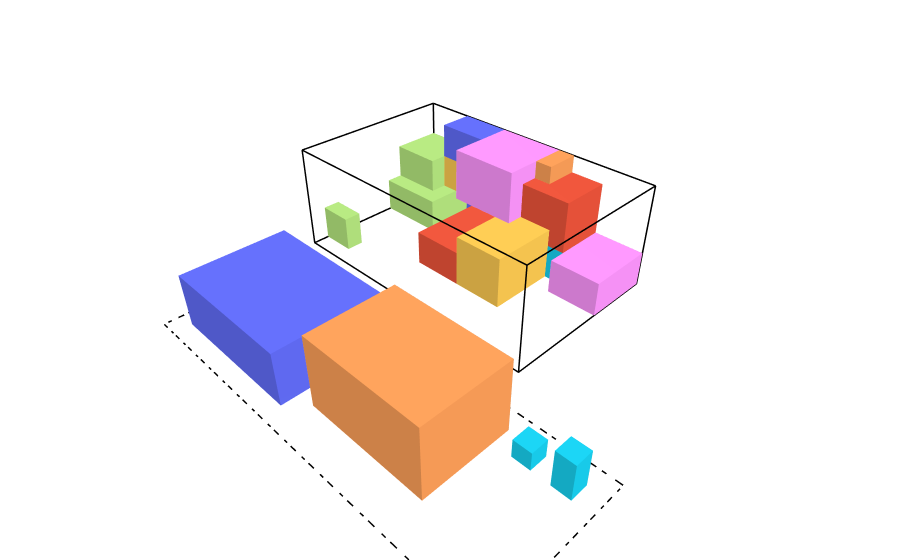

The cell this chart's notebook holds for it:
### Markdown cell above
Berikut hasil penyelesaiannya serta visualisasinya.

### Code cell
print(result_2)
draw_state(result_2.final_state)

### Figure 1 — Plotly figure (JSON) as saved in the notebook; plotly's stock layout.template omitted (floating-point values rounded to 4 significant figures)
{"data": [{"hovertemplate": "%{hovertext}<extra></extra>", "hovertext": ["<b>ID:</b> T1<br><b>Size:</b> 10x16x6<br><b>Max_Capacity:</b> 250<br>", "<b>ID:</b> T1<br><b>Size:</b> 10x16x6<br><b>Max_Capacity:</b> 250<br>", "<b>ID:</b> T1<br><b>Size:</b> 10x16x6<br><b>Max_Capacity:</b> 250<br>", "<b>ID:</b> T1<br><b>Size:</b> 10x16x6<br><b>Max_Capacity:</b> 250<br>", "<b>ID:</b> T1<br><b>Size:</b> 10x16x6<br><b>Max_Capacity:</b> 250<br>", "<b>ID:</b> T1<br><b>Size:</b> 10x16x6<br><b>Max_Capacity:</b> 250<br>", "<b>ID:</b> T1<br><b>Size:</b> 10x16x6<br><b>Max_Capacity:</b> 250<br>", "<b>ID:</b> T1<br><b>Size:</b> 10x16x6<br><b>Max_Capacity:</b> 250<br>", "<b>ID:</b> T1<br><b>Size:</b> 10x16x6<br><b>Max_Capacity:</b> 250<br>", "<b>ID:</b> T1<br><b>Size:</b> 10x16x6<br><b>Max_Capacity:</b> 250<br>", "<b>ID:</b> T1<br><b>Size:</b> 10x16x6<br><b>Max_Capacity:</b> 250<br>", "<b>ID:</b> T1<br><b>Size:</b> 10x16x6<br><b>Max_Capacity:</b> 250<br>", "<b>ID:</b> T1<br><b>Size:</b> 10x16x6<br><b>Max_Capacity:</b> 250<br>", "<b>ID:</b> T1<br><b>Size:</b> 10x16x6<br><b>Max_Capacity:</b> 250<br>", "<b>ID:</b> T1<br><b>Size:</b> 10x16x6<br><b>Max_Capacity:</b> 250<br>", "<b>ID:</b> T1<br><b>Size:</b> 10x16x6<br><b>Max_Capacity:</b> 250<br>", "<b>ID:</b> T1<br><b>Size:</b> 10x16x6<br><b>Max_Capacity:</b> 250<br>", "<b>ID:</b> T1<br><b>Size:</b> 10x16x6<br><b>Max_Capacity:</b> 250<br>", "<b>ID:</b> T1<br><b>Size:</b> 10x16x6<br><b>Max_Capacity:</b> 250<br>", "<b>ID:</b> T1<br><b>Size:</b> 10x16x6<br><b>Max_Capacity:</b> 250<br>", "<b>ID:</b> T1<br><b>Size:</b> 10x16x6<br><b>Max_Capacity:</b> 250<br>", "<b>ID:</b> T1<br><b>Size:</b> 10x16x6<br><b>Max_Capacity:</b> 250<br>", "<b>ID:</b> T1<br><b>Size:</b> 10x16x6<br><b>Max_Capacity:</b> 250<br>", "<b>ID:</b> T1<br><b>Size:</b> 10x16x6<br><b>Max_Capacity:</b> 250<br>"], "line": {"color": "black", "width": 3}, "mode": "lines", "name": "Truck T1", "showlegend": false, "type": "scatter3d", "x": [0, 10, 10, 0, 0, null, 0, 10, 10, 0, 0, null, 0, 0, null, 10, 10, null, 10, 10, null, 0, 0, null], "y": [0, 0, 16, 16, 0, null, 0, 0, 16, 16, 0, null, 0, 0, null, 0, 0, null, 16, 16, null, 16, 16, null], "z": [0, 0, 0, 0, 0, null, 6, 6, 6, 6, 6, null, 0, 6, null, 0, 6, null, 0, 6, null, 0, 6, null]}, {"alphahull": 0, "color": "#FECB52", "flatshading": true, "hovertemplate": "%{hovertext}<extra></extra>", "hovertext": ["<b>ID:</b> A1<br><b>Position:</b> (0, 3, 2)<br><b>Size:</b> 2x2x2<br><b>Value:</b> 90<br><b>Weight:</b> 8<br><b>Is_Fragile:</b> False<br><b>ETA:</b> 1", "<b>ID:</b> A1<br><b>Position:</b> (0, 3, 2)<br><b>Size:</b> 2x2x2<br><b>Value:</b> 90<br><b>Weight:</b> 8<br><b>Is_Fragile:</b> False<br><b>ETA:</b> 1", "<b>ID:</b> A1<br><b>Position:</b> (0, 3, 2)<br><b>Size:</b> 2x2x2<br><b>Value:</b> 90<br><b>Weight:</b> 8<br><b>Is_Fragile:</b> False<br><b>ETA:</b> 1", "<b>ID:</b> A1<br><b>Position:</b> (0, 3, 2)<br><b>Size:</b> 2x2x2<br><b>Value:</b> 90<br><b>Weight:</b> 8<br><b>Is_Fragile:</b> False<br><b>ETA:</b> 1", "<b>ID:</b> A1<br><b>Position:</b> (0, 3, 2)<br><b>Size:</b> 2x2x2<br><b>Value:</b> 90<br><b>Weight:</b> 8<br><b>Is_Fragile:</b> False<br><b>ETA:</b> 1", "<b>ID:</b> A1<br><b>Position:</b> (0, 3, 2)<br><b>Size:</b> 2x2x2<br><b>Value:</b> 90<br><b>Weight:</b> 8<br><b>Is_Fragile:</b> False<br><b>ETA:</b> 1", "<b>ID:</b> A1<br><b>Position:</b> (0, 3, 2)<br><b>Size:</b> 2x2x2<br><b>Value:</b> 90<br><b>Weight:</b> 8<br><b>Is_Fragile:</b> False<br><b>ETA:</b> 1", "<b>ID:</b> A1<br><b>Position:</b> (0, 3, 2)<br><b>Size:</b> 2x2x2<br><b>Value:</b> 90<br><b>Weight:</b> 8<br><b>Is_Fragile:</b> False<br><b>ETA:</b> 1"], "name": "Package A1", "opacity": 1, "showlegend": false, "type": "mesh3d", "x": [0, 2, 2, 0, 0, 2, 2, 0], "y": [3, 3, 5, 5, 3, 3, 5, 5], "z": [2, 2, 2, 2, 4, 4, 4, 4]}, {"alphahull": 0, "color": "#636EFA", "flatshading": true, "hovertemplate": "%{hovertext}<extra></extra>", "hovertext": ["<b>ID:</b> A2<br><b>Position:</b> (0, 3, 4)<br><b>Size:</b> 2x3x2<br><b>Value:</b> 85<br><b>Weight:</b> 10<br><b>Is_Fragile:</b> False<br><b>ETA:</b> 2", "<b>ID:</b> A2<br><b>Position:</b> (0, 3, 4)<br><b>Size:</b> 2x3x2<br><b>Value:</b> 85<br><b>Weight:</b> 10<br><b>Is_Fragile:</b> False<br><b>ETA:</b> 2", "<b>ID:</b> A2<br><b>Position:</b> (0, 3, 4)<br><b>Size:</b> 2x3x2<br><b>Value:</b> 85<br><b>Weight:</b> 10<br><b>Is_Fragile:</b> False<br><b>ETA:</b> 2", "<b>ID:</b> A2<br><b>Position:</b> (0, 3, 4)<br><b>Size:</b> 2x3x2<br><b>Value:</b> 85<br><b>Weight:</b> 10<br><b>Is_Fragile:</b> False<br><b>ETA:</b> 2", "<b>ID:</b> A2<br><b>Position:</b> (0, 3, 4)<br><b>Size:</b> 2x3x2<br><b>Value:</b> 85<br><b>Weight:</b> 10<br><b>Is_Fragile:</b> False<br><b>ETA:</b> 2", "<b>ID:</b> A2<br><b>Position:</b> (0, 3, 4)<br><b>Size:</b> 2x3x2<br><b>Value:</b> 85<br><b>Weight:</b> 10<br><b>Is_Fragile:</b> False<br><b>ETA:</b> 2", "<b>ID:</b> A2<br><b>Position:</b> (0, 3, 4)<br><b>Size:</b> 2x3x2<br><b>Value:</b> 85<br><b>Weight:</b> 10<br><b>Is_Fragile:</b> False<br><b>ETA:</b> 2", "<b>ID:</b> A2<br><b>Position:</b> (0, 3, 4)<br><b>Size:</b> 2x3x2<br><b>Value:</b> 85<br><b>Weight:</b> 10<br><b>Is_Fragile:</b> False<br><b>ETA:</b> 2"], "name": "Package A2", "opacity": 1, "showlegend": false, "type": "mesh3d", "x": [0, 2, 2, 0, 0, 2, 2, 0], "y": [3, 3, 6, 6, 3, 3, 6, 6], "z": [4, 4, 4, 4, 6, 6, 6, 6]}, {"alphahull": 0, "color": "#636EFA", "flatshading": true, "hovertemplate": "%{hovertext}<extra></extra>", "hovertext": ["<b>ID:</b> A3<br><b>Position:</b> (0, 4, 0)<br><b>Size:</b> 1x3x1<br><b>Value:</b> 70<br><b>Weight:</b> 5<br><b>Is_Fragile:</b> True<br><b>ETA:</b> 1", "<b>ID:</b> A3<br><b>Position:</b> (0, 4, 0)<br><b>Size:</b> 1x3x1<br><b>Value:</b> 70<br><b>Weight:</b> 5<br><b>Is_Fragile:</b> True<br><b>ETA:</b> 1", "<b>ID:</b> A3<br><b>Position:</b> (0, 4, 0)<br><b>Size:</b> 1x3x1<br><b>Value:</b> 70<br><b>Weight:</b> 5<br><b>Is_Fragile:</b> True<br><b>ETA:</b> 1", "<b>ID:</b> A3<br><b>Position:</b> (0, 4, 0)<br><b>Size:</b> 1x3x1<br><b>Value:</b> 70<br><b>Weight:</b> 5<br><b>Is_Fragile:</b> True<br><b>ETA:</b> 1", "<b>ID:</b> A3<br><b>Position:</b> (0, 4, 0)<br><b>Size:</b> 1x3x1<br><b>Value:</b> 70<br><b>Weight:</b> 5<br><b>Is_Fragile:</b> True<br><b>ETA:</b> 1", "<b>ID:</b> A3<br><b>Position:</b> (0, 4, 0)<br><b>Size:</b> 1x3x1<br><b>Value:</b> 70<br><b>Weight:</b> 5<br><b>Is_Fragile:</b> True<br><b>ETA:</b> 1", "<b>ID:</b> A3<br><b>Position:</b> (0, 4, 0)<br><b>Size:</b> 1x3x1<br><b>Value:</b> 70<br><b>Weight:</b> 5<br><b>Is_Fragile:</b> True<br><b>ETA:</b> 1", "<b>ID:</b> A3<br><b>Position:</b> (0, 4, 0)<br><b>Size:</b> 1x3x1<br><b>Value:</b> 70<br><b>Weight:</b> 5<br><b>Is_Fragile:</b> True<br><b>ETA:</b> 1"], "name": "Package A3", "opacity": 1, "showlegend": false, "type": "mesh3d", "x": [0, 1, 1, 0, 0, 1, 1, 0], "y": [4, 4, 7, 7, 4, 4, 7, 7], "z": [0, 0, 0, 0, 1, 1, 1, 1]}, {"alphahull": 0, "color": "#B6E880", "flatshading": true, "hovertemplate": "%{hovertext}<extra></extra>", "hovertext": ["<b>ID:</b> A4<br><b>Position:</b> (8, 0, 0)<br><b>Size:</b> 1x2x2<br><b>Value:</b> 65<br><b>Weight:</b> 6<br><b>Is_Fragile:</b> False<br><b>ETA:</b> 3", "<b>ID:</b> A4<br><b>Position:</b> (8, 0, 0)<br><b>Size:</b> 1x2x2<br><b>Value:</b> 65<br><b>Weight:</b> 6<br><b>Is_Fragile:</b> False<br><b>ETA:</b> 3", "<b>ID:</b> A4<br><b>Position:</b> (8, 0, 0)<br><b>Size:</b> 1x2x2<br><b>Value:</b> 65<br><b>Weight:</b> 6<br><b>Is_Fragile:</b> False<br><b>ETA:</b> 3", "<b>ID:</b> A4<br><b>Position:</b> (8, 0, 0)<br><b>Size:</b> 1x2x2<br><b>Value:</b> 65<br><b>Weight:</b> 6<br><b>Is_Fragile:</b> False<br><b>ETA:</b> 3", "<b>ID:</b> A4<br><b>Position:</b> (8, 0, 0)<br><b>Size:</b> 1x2x2<br><b>Value:</b> 65<br><b>Weight:</b> 6<br><b>Is_Fragile:</b> False<br><b>ETA:</b> 3", "<b>ID:</b> A4<br><b>Position:</b> (8, 0, 0)<br><b>Size:</b> 1x2x2<br><b>Value:</b> 65<br><b>Weight:</b> 6<br><b>Is_Fragile:</b> False<br><b>ETA:</b> 3", "<b>ID:</b> A4<br><b>Position:</b> (8, 0, 0)<br><b>Size:</b> 1x2x2<br><b>Value:</b> 65<br><b>Weight:</b> 6<br><b>Is_Fragile:</b> False<br><b>ETA:</b> 3", "<b>ID:</b> A4<br><b>Position:</b> (8, 0, 0)<br><b>Size:</b> 1x2x2<br><b>Value:</b> 65<br><b>Weight:</b> 6<br><b>Is_Fragile:</b> False<br><b>ETA:</b> 3"], "name": "Package A4", "opacity": 1, "showlegend": false, "type": "mesh3d", "x": [8, 9, 9, 8, 8, 9, 9, 8], "y": [0, 0, 2, 2, 0, 0, 2, 2], "z": [0, 0, 0, 0, 2, 2, 2, 2]}, {"alphahull": 0, "color": "#19D3F3", "flatshading": true, "hovertemplate": "%{hovertext}<extra></extra>", "hovertext": ["<b>ID:</b> B1<br><b>Position:</b> (0, 9, 0)<br><b>Size:</b> 3x4x2<br><b>Value:</b> 100<br><b>Weight:</b> 18<br><b>Is_Fragile:</b> False<br><b>ETA:</b> 4", "<b>ID:</b> B1<br><b>Position:</b> (0, 9, 0)<br><b>Size:</b> 3x4x2<br><b>Value:</b> 100<br><b>Weight:</b> 18<br><b>Is_Fragile:</b> False<br><b>ETA:</b> 4", "<b>ID:</b> B1<br><b>Position:</b> (0, 9, 0)<br><b>Size:</b> 3x4x2<br><b>Value:</b> 100<br><b>Weight:</b> 18<br><b>Is_Fragile:</b> False<br><b>ETA:</b> 4", "<b>ID:</b> B1<br><b>Position:</b> (0, 9, 0)<br><b>Size:</b> 3x4x2<br><b>Value:</b> 100<br><b>Weight:</b> 18<br><b>Is_Fragile:</b> False<br><b>ETA:</b> 4", "<b>ID:</b> B1<br><b>Position:</b> (0, 9, 0)<br><b>Size:</b> 3x4x2<br><b>Value:</b> 100<br><b>Weight:</b> 18<br><b>Is_Fragile:</b> False<br><b>ETA:</b> 4", "<b>ID:</b> B1<br><b>Position:</b> (0, 9, 0)<br><b>Size:</b> 3x4x2<br><b>Value:</b> 100<br><b>Weight:</b> 18<br><b>Is_Fragile:</b> False<br><b>ETA:</b> 4", "<b>ID:</b> B1<br><b>Position:</b> (0, 9, 0)<br><b>Size:</b> 3x4x2<br><b>Value:</b> 100<br><b>Weight:</b> 18<br><b>Is_Fragile:</b> False<br><b>ETA:</b> 4", "<b>ID:</b> B1<br><b>Position:</b> (0, 9, 0)<br><b>Size:</b> 3x4x2<br><b>Value:</b> 100<br><b>Weight:</b> 18<br><b>Is_Fragile:</b> False<br><b>ETA:</b> 4"], "name": "Package B1", "opacity": 1, "showlegend": false, "type": "mesh3d", "x": [0, 3, 3, 0, 0, 3, 3, 0], "y": [9, 9, 13, 13, 9, 9, 13, 13], "z": [0, 0, 0, 0, 2, 2, 2, 2]}, {"alphahull": 0, "color": "#FF97FF", "flatshading": true, "hovertemplate": "%{hovertext}<extra></extra>", "hovertext": ["<b>ID:</b> B2<br><b>Position:</b> (0, 6, 3)<br><b>Size:</b> 4x4x3<br><b>Value:</b> 110<br><b>Weight:</b> 22<br><b>Is_Fragile:</b> False<br><b>ETA:</b> 2", "<b>ID:</b> B2<br><b>Position:</b> (0, 6, 3)<br><b>Size:</b> 4x4x3<br><b>Value:</b> 110<br><b>Weight:</b> 22<br><b>Is_Fragile:</b> False<br><b>ETA:</b> 2", "<b>ID:</b> B2<br><b>Position:</b> (0, 6, 3)<br><b>Size:</b> 4x4x3<br><b>Value:</b> 110<br><b>Weight:</b> 22<br><b>Is_Fragile:</b> False<br><b>ETA:</b> 2", "<b>ID:</b> B2<br><b>Position:</b> (0, 6, 3)<br><b>Size:</b> 4x4x3<br><b>Value:</b> 110<br><b>Weight:</b> 22<br><b>Is_Fragile:</b> False<br><b>ETA:</b> 2", "<b>ID:</b> B2<br><b>Position:</b> (0, 6, 3)<br><b>Size:</b> 4x4x3<br><b>Value:</b> 110<br><b>Weight:</b> 22<br><b>Is_Fragile:</b> False<br><b>ETA:</b> 2", "<b>ID:</b> B2<br><b>Position:</b> (0, 6, 3)<br><b>Size:</b> 4x4x3<br><b>Value:</b> 110<br><b>Weight:</b> 22<br><b>Is_Fragile:</b> False<br><b>ETA:</b> 2", "<b>ID:</b> B2<br><b>Position:</b> (0, 6, 3)<br><b>Size:</b> 4x4x3<br><b>Value:</b> 110<br><b>Weight:</b> 22<br><b>Is_Fragile:</b> False<br><b>ETA:</b> 2", "<b>ID:</b> B2<br><b>Position:</b> (0, 6, 3)<br><b>Size:</b> 4x4x3<br><b>Value:</b> 110<br><b>Weight:</b> 22<br><b>Is_Fragile:</b> False<br><b>ETA:</b> 2"], "name": "Package B2", "opacity": 1, "showlegend": false, "type": "mesh3d", "x": [0, 4, 4, 0, 0, 4, 4, 0], "y": [6, 6, 10, 10, 6, 6, 10, 10], "z": [3, 3, 3, 3, 6, 6, 6, 6]}, {"alphahull": 0, "color": "#EF553B", "flatshading": true, "hovertemplate": "%{hovertext}<extra></extra>", "hovertext": ["<b>ID:</b> B3<br><b>Position:</b> (2, 6, 0)<br><b>Size:</b> 5x3x2<br><b>Value:</b> 95<br><b>Weight:</b> 20<br><b>Is_Fragile:</b> True<br><b>ETA:</b> 3", "<b>ID:</b> B3<br><b>Position:</b> (2, 6, 0)<br><b>Size:</b> 5x3x2<br><b>Value:</b> 95<br><b>Weight:</b> 20<br><b>Is_Fragile:</b> True<br><b>ETA:</b> 3", "<b>ID:</b> B3<br><b>Position:</b> (2, 6, 0)<br><b>Size:</b> 5x3x2<br><b>Value:</b> 95<br><b>Weight:</b> 20<br><b>Is_Fragile:</b> True<br><b>ETA:</b> 3", "<b>ID:</b> B3<br><b>Position:</b> (2, 6, 0)<br><b>Size:</b> 5x3x2<br><b>Value:</b> 95<br><b>Weight:</b> 20<br><b>Is_Fragile:</b> True<br><b>ETA:</b> 3", "<b>ID:</b> B3<br><b>Position:</b> (2, 6, 0)<br><b>Size:</b> 5x3x2<br><b>Value:</b> 95<br><b>Weight:</b> 20<br><b>Is_Fragile:</b> True<br><b>ETA:</b> 3", "<b>ID:</b> B3<br><b>Position:</b> (2, 6, 0)<br><b>Size:</b> 5x3x2<br><b>Value:</b> 95<br><b>Weight:</b> 20<br><b>Is_Fragile:</b> True<br><b>ETA:</b> 3", "<b>ID:</b> B3<br><b>Position:</b> (2, 6, 0)<br><b>Size:</b> 5x3x2<br><b>Value:</b> 95<br><b>Weight:</b> 20<br><b>Is_Fragile:</b> True<br><b>ETA:</b> 3", "<b>ID:</b> B3<br><b>Position:</b> (2, 6, 0)<br><b>Size:</b> 5x3x2<br><b>Value:</b> 95<br><b>Weight:</b> 20<br><b>Is_Fragile:</b> True<br><b>ETA:</b> 3"], "name": "Package B3", "opacity": 1, "showlegend": false, "type": "mesh3d", "x": [2, 7, 7, 2, 2, 7, 7, 2], "y": [6, 6, 9, 9, 6, 6, 9, 9], "z": [0, 0, 0, 0, 2, 2, 2, 2]}, {"alphahull": 0, "color": "#FF97FF", "flatshading": true, "hovertemplate": "%{hovertext}<extra></extra>", "hovertext": ["<b>ID:</b> B4<br><b>Position:</b> (0, 13, 0)<br><b>Size:</b> 4x3x2<br><b>Value:</b> 85<br><b>Weight:</b> 16<br><b>Is_Fragile:</b> False<br><b>ETA:</b> 5", "<b>ID:</b> B4<br><b>Position:</b> (0, 13, 0)<br><b>Size:</b> 4x3x2<br><b>Value:</b> 85<br><b>Weight:</b> 16<br><b>Is_Fragile:</b> False<br><b>ETA:</b> 5", "<b>ID:</b> B4<br><b>Position:</b> (0, 13, 0)<br><b>Size:</b> 4x3x2<br><b>Value:</b> 85<br><b>Weight:</b> 16<br><b>Is_Fragile:</b> False<br><b>ETA:</b> 5", "<b>ID:</b> B4<br><b>Position:</b> (0, 13, 0)<br><b>Size:</b> 4x3x2<br><b>Value:</b> 85<br><b>Weight:</b> 16<br><b>Is_Fragile:</b> False<br><b>ETA:</b> 5", "<b>ID:</b> B4<br><b>Position:</b> (0, 13, 0)<br><b>Size:</b> 4x3x2<br><b>Value:</b> 85<br><b>Weight:</b> 16<br><b>Is_Fragile:</b> False<br><b>ETA:</b> 5", "<b>ID:</b> B4<br><b>Position:</b> (0, 13, 0)<br><b>Size:</b> 4x3x2<br><b>Value:</b> 85<br><b>Weight:</b> 16<br><b>Is_Fragile:</b> False<br><b>ETA:</b> 5", "<b>ID:</b> B4<br><b>Position:</b> (0, 13, 0)<br><b>Size:</b> 4x3x2<br><b>Value:</b> 85<br><b>Weight:</b> 16<br><b>Is_Fragile:</b> False<br><b>ETA:</b> 5", "<b>ID:</b> B4<br><b>Position:</b> (0, 13, 0)<br><b>Size:</b> 4x3x2<br><b>Value:</b> 85<br><b>Weight:</b> 16<br><b>Is_Fragile:</b> False<br><b>ETA:</b> 5"], "name": "Package B4", "opacity": 1, "showlegend": false, "type": "mesh3d", "x": [0, 4, 4, 0, 0, 4, 4, 0], "y": [13, 13, 16, 16, 13, 13, 16, 16], "z": [0, 0, 0, 0, 2, 2, 2, 2]}, {"alphahull": 0, "color": "#EF553B", "flatshading": true, "hovertemplate": "%{hovertext}<extra></extra>", "hovertext": ["<b>ID:</b> B5<br><b>Position:</b> (0, 10, 2)<br><b>Size:</b> 3x3x3<br><b>Value:</b> 90<br><b>Weight:</b> 19<br><b>Is_Fragile:</b> False<br><b>ETA:</b> 1", "<b>ID:</b> B5<br><b>Position:</b> (0, 10, 2)<br><b>Size:</b> 3x3x3<br><b>Value:</b> 90<br><b>Weight:</b> 19<br><b>Is_Fragile:</b> False<br><b>ETA:</b> 1", "<b>ID:</b> B5<br><b>Position:</b> (0, 10, 2)<br><b>Size:</b> 3x3x3<br><b>Value:</b> 90<br><b>Weight:</b> 19<br><b>Is_Fragile:</b> False<br><b>ETA:</b> 1", "<b>ID:</b> B5<br><b>Position:</b> (0, 10, 2)<br><b>Size:</b> 3x3x3<br><b>Value:</b> 90<br><b>Weight:</b> 19<br><b>Is_Fragile:</b> False<br><b>ETA:</b> 1", "<b>ID:</b> B5<br><b>Position:</b> (0, 10, 2)<br><b>Size:</b> 3x3x3<br><b>Value:</b> 90<br><b>Weight:</b> 19<br><b>Is_Fragile:</b> False<br><b>ETA:</b> 1", "<b>ID:</b> B5<br><b>Position:</b> (0, 10, 2)<br><b>Size:</b> 3x3x3<br><b>Value:</b> 90<br><b>Weight:</b> 19<br><b>Is_Fragile:</b> False<br><b>ETA:</b> 1", "<b>ID:</b> B5<br><b>Position:</b> (0, 10, 2)<br><b>Size:</b> 3x3x3<br><b>Value:</b> 90<br><b>Weight:</b> 19<br><b>Is_Fragile:</b> False<br><b>ETA:</b> 1", "<b>ID:</b> B5<br><b>Position:</b> (0, 10, 2)<br><b>Size:</b> 3x3x3<br><b>Value:</b> 90<br><b>Weight:</b> 19<br><b>Is_Fragile:</b> False<br><b>ETA:</b> 1"], "name": "Package B5", "opacity": 1, "showlegend": false, "type": "mesh3d", "x": [0, 3, 3, 0, 0, 3, 3, 0], "y": [10, 10, 13, 13, 10, 10, 13, 13], "z": [2, 2, 2, 2, 5, 5, 5, 5]}, {"alphahull": 0, "color": "#FECB52", "flatshading": true, "hovertemplate": "%{hovertext}<extra></extra>", "hovertext": ["<b>ID:</b> H1<br><b>Position:</b> (3, 9, 0)<br><b>Size:</b> 4x3x3<br><b>Value:</b> 160<br><b>Weight:</b> 45<br><b>Is_Fragile:</b> False<br><b>ETA:</b> 2", "<b>ID:</b> H1<br><b>Position:</b> (3, 9, 0)<br><b>Size:</b> 4x3x3<br><b>Value:</b> 160<br><b>Weight:</b> 45<br><b>Is_Fragile:</b> False<br><b>ETA:</b> 2", "<b>ID:</b> H1<br><b>Position:</b> (3, 9, 0)<br><b>Size:</b> 4x3x3<br><b>Value:</b> 160<br><b>Weight:</b> 45<br><b>Is_Fragile:</b> False<br><b>ETA:</b> 2", "<b>ID:</b> H1<br><b>Position:</b> (3, 9, 0)<br><b>Size:</b> 4x3x3<br><b>Value:</b> 160<br><b>Weight:</b> 45<br><b>Is_Fragile:</b> False<br><b>ETA:</b> 2", "<b>ID:</b> H1<br><b>Position:</b> (3, 9, 0)<br><b>Size:</b> 4x3x3<br><b>Value:</b> 160<br><b>Weight:</b> 45<br><b>Is_Fragile:</b> False<br><b>ETA:</b> 2", "<b>ID:</b> H1<br><b>Position:</b> (3, 9, 0)<br><b>Size:</b> 4x3x3<br><b>Value:</b> 160<br><b>Weight:</b> 45<br><b>Is_Fragile:</b> False<br><b>ETA:</b> 2", "<b>ID:</b> H1<br><b>Position:</b> (3, 9, 0)<br><b>Size:</b> 4x3x3<br><b>Value:</b> 160<br><b>Weight:</b> 45<br><b>Is_Fragile:</b> False<br><b>ETA:</b> 2", "<b>ID:</b> H1<br><b>Position:</b> (3, 9, 0)<br><b>Size:</b> 4x3x3<br><b>Value:</b> 160<br><b>Weight:</b> 45<br><b>Is_Fragile:</b> False<br><b>ETA:</b> 2"], "name": "Package H1", "opacity": 1, "showlegend": false, "type": "mesh3d", "x": [3, 7, 7, 3, 3, 7, 7, 3], "y": [9, 9, 12, 12, 9, 9, 12, 12], "z": [0, 0, 0, 0, 3, 3, 3, 3]}, {"alphahull": 0, "color": "#B6E880", "flatshading": true, "hovertemplate": "%{hovertext}<extra></extra>", "hovertext": ["<b>ID:</b> H2<br><b>Position:</b> (0, 0, 0)<br><b>Size:</b> 4x4x2<br><b>Value:</b> 140<br><b>Weight:</b> 38<br><b>Is_Fragile:</b> False<br><b>ETA:</b> 6", "<b>ID:</b> H2<br><b>Position:</b> (0, 0, 0)<br><b>Size:</b> 4x4x2<br><b>Value:</b> 140<br><b>Weight:</b> 38<br><b>Is_Fragile:</b> False<br><b>ETA:</b> 6", "<b>ID:</b> H2<br><b>Position:</b> (0, 0, 0)<br><b>Size:</b> 4x4x2<br><b>Value:</b> 140<br><b>Weight:</b> 38<br><b>Is_Fragile:</b> False<br><b>ETA:</b> 6", "<b>ID:</b> H2<br><b>Position:</b> (0, 0, 0)<br><b>Size:</b> 4x4x2<br><b>Value:</b> 140<br><b>Weight:</b> 38<br><b>Is_Fragile:</b> False<br><b>ETA:</b> 6", "<b>ID:</b> H2<br><b>Position:</b> (0, 0, 0)<br><b>Size:</b> 4x4x2<br><b>Value:</b> 140<br><b>Weight:</b> 38<br><b>Is_Fragile:</b> False<br><b>ETA:</b> 6", "<b>ID:</b> H2<br><b>Position:</b> (0, 0, 0)<br><b>Size:</b> 4x4x2<br><b>Value:</b> 140<br><b>Weight:</b> 38<br><b>Is_Fragile:</b> False<br><b>ETA:</b> 6", "<b>ID:</b> H2<br><b>Position:</b> (0, 0, 0)<br><b>Size:</b> 4x4x2<br><b>Value:</b> 140<br><b>Weight:</b> 38<br><b>Is_Fragile:</b> False<br><b>ETA:</b> 6", "<b>ID:</b> H2<br><b>Position:</b> (0, 0, 0)<br><b>Size:</b> 4x4x2<br><b>Value:</b> 140<br><b>Weight:</b> 38<br><b>Is_Fragile:</b> False<br><b>ETA:</b> 6"], "name": "Package H2", "opacity": 1, "showlegend": false, "type": "mesh3d", "x": [0, 4, 4, 0, 0, 4, 4, 0], "y": [0, 0, 4, 4, 0, 0, 4, 4], "z": [0, 0, 0, 0, 2, 2, 2, 2]}, {"alphahull": 0, "color": "#B6E880", "flatshading": true, "hovertemplate": "%{hovertext}<extra></extra>", "hovertext": ["<b>ID:</b> H3<br><b>Position:</b> (0, 0, 2)<br><b>Size:</b> 3x3x2<br><b>Value:</b> 120<br><b>Weight:</b> 32<br><b>Is_Fragile:</b> True<br><b>ETA:</b> 1", "<b>ID:</b> H3<br><b>Position:</b> (0, 0, 2)<br><b>Size:</b> 3x3x2<br><b>Value:</b> 120<br><b>Weight:</b> 32<br><b>Is_Fragile:</b> True<br><b>ETA:</b> 1", "<b>ID:</b> H3<br><b>Position:</b> (0, 0, 2)<br><b>Size:</b> 3x3x2<br><b>Value:</b> 120<br><b>Weight:</b> 32<br><b>Is_Fragile:</b> True<br><b>ETA:</b> 1", "<b>ID:</b> H3<br><b>Position:</b> (0, 0, 2)<br><b>Size:</b> 3x3x2<br><b>Value:</b> 120<br><b>Weight:</b> 32<br><b>Is_Fragile:</b> True<br><b>ETA:</b> 1", "<b>ID:</b> H3<br><b>Position:</b> (0, 0, 2)<br><b>Size:</b> 3x3x2<br><b>Value:</b> 120<br><b>Weight:</b> 32<br><b>Is_Fragile:</b> True<br><b>ETA:</b> 1", "<b>ID:</b> H3<br><b>Position:</b> (0, 0, 2)<br><b>Size:</b> 3x3x2<br><b>Value:</b> 120<br><b>Weight:</b> 32<br><b>Is_Fragile:</b> True<br><b>ETA:</b> 1", "<b>ID:</b> H3<br><b>Position:</b> (0, 0, 2)<br><b>Size:</b> 3x3x2<br><b>Value:</b> 120<br><b>Weight:</b> 32<br><b>Is_Fragile:</b> True<br><b>ETA:</b> 1", "<b>ID:</b> H3<br><b>Position:</b> (0, 0, 2)<br><b>Size:</b> 3x3x2<br><b>Value:</b> 120<br><b>Weight:</b> 32<br><b>Is_Fragile:</b> True<br><b>ETA:</b> 1"], "name": "Package H3", "opacity": 1, "showlegend": false, "type": "mesh3d", "x": [0, 3, 3, 0, 0, 3, 3, 0], "y": [0, 0, 3, 3, 0, 0, 3, 3], "z": [2, 2, 2, 2, 4, 4, 4, 4]}, {"alphahull": 0, "color": "#636EFA", "flatshading": true, "hovertemplate": "%{hovertext}<extra></extra>", "hovertext": ["<b>ID:</b> S2<br><b>Position:</b> (0, 7, 1)<br><b>Size:</b> 1x2x1<br><b>Value:</b> 30<br><b>Weight:</b> 3<br><b>Is_Fragile:</b> False<br><b>ETA:</b> 2", "<b>ID:</b> S2<br><b>Position:</b> (0, 7, 1)<br><b>Size:</b> 1x2x1<br><b>Value:</b> 30<br><b>Weight:</b> 3<br><b>Is_Fragile:</b> False<br><b>ETA:</b> 2", "<b>ID:</b> S2<br><b>Position:</b> (0, 7, 1)<br><b>Size:</b> 1x2x1<br><b>Value:</b> 30<br><b>Weight:</b> 3<br><b>Is_Fragile:</b> False<br><b>ETA:</b> 2", "<b>ID:</b> S2<br><b>Position:</b> (0, 7, 1)<br><b>Size:</b> 1x2x1<br><b>Value:</b> 30<br><b>Weight:</b> 3<br><b>Is_Fragile:</b> False<br><b>ETA:</b> 2", "<b>ID:</b> S2<br><b>Position:</b> (0, 7, 1)<br><b>Size:</b> 1x2x1<br><b>Value:</b> 30<br><b>Weight:</b> 3<br><b>Is_Fragile:</b> False<br><b>ETA:</b> 2", "<b>ID:</b> S2<br><b>Position:</b> (0, 7, 1)<br><b>Size:</b> 1x2x1<br><b>Value:</b> 30<br><b>Weight:</b> 3<br><b>Is_Fragile:</b> False<br><b>ETA:</b> 2", "<b>ID:</b> S2<br><b>Position:</b> (0, 7, 1)<br><b>Size:</b> 1x2x1<br><b>Value:</b> 30<br><b>Weight:</b> 3<br><b>Is_Fragile:</b> False<br><b>ETA:</b> 2", "<b>ID:</b> S2<br><b>Position:</b> (0, 7, 1)<br><b>Size:</b> 1x2x1<br><b>Value:</b> 30<br><b>Weight:</b> 3<br><b>Is_Fragile:</b> False<br><b>ETA:</b> 2"], "name": "Package S2", "opacity": 1, "showlegend": false, "type": "mesh3d", "x": [0, 1, 1, 0, 0, 1, 1, 0], "y": [7, 7, 9, 9, 7, 7, 9, 9], "z": [1, 1, 1, 1, 2, 2, 2, 2]}, {"alphahull": 0, "color": "#FFA15A", "flatshading": true, "hovertemplate": "%{hovertext}<extra></extra>", "hovertext": ["<b>ID:</b> S3<br><b>Position:</b> (0, 10, 5)<br><b>Size:</b> 2x1x1<br><b>Value:</b> 28<br><b>Weight:</b> 3<br><b>Is_Fragile:</b> True<br><b>ETA:</b> 4", "<b>ID:</b> S3<br><b>Position:</b> (0, 10, 5)<br><b>Size:</b> 2x1x1<br><b>Value:</b> 28<br><b>Weight:</b> 3<br><b>Is_Fragile:</b> True<br><b>ETA:</b> 4", "<b>ID:</b> S3<br><b>Position:</b> (0, 10, 5)<br><b>Size:</b> 2x1x1<br><b>Value:</b> 28<br><b>Weight:</b> 3<br><b>Is_Fragile:</b> True<br><b>ETA:</b> 4", "<b>ID:</b> S3<br><b>Position:</b> (0, 10, 5)<br><b>Size:</b> 2x1x1<br><b>Value:</b> 28<br><b>Weight:</b> 3<br><b>Is_Fragile:</b> True<br><b>ETA:</b> 4", "<b>ID:</b> S3<br><b>Position:</b> (0, 10, 5)<br><b>Size:</b> 2x1x1<br><b>Value:</b> 28<br><b>Weight:</b> 3<br><b>Is_Fragile:</b> True<br><b>ETA:</b> 4", "<b>ID:</b> S3<br><b>Position:</b> (0, 10, 5)<br><b>Size:</b> 2x1x1<br><b>Value:</b> 28<br><b>Weight:</b> 3<br><b>Is_Fragile:</b> True<br><b>ETA:</b> 4", "<b>ID:</b> S3<br><b>Position:</b> (0, 10, 5)<br><b>Size:</b> 2x1x1<br><b>Value:</b> 28<br><b>Weight:</b> 3<br><b>Is_Fragile:</b> True<br><b>ETA:</b> 4", "<b>ID:</b> S3<br><b>Position:</b> (0, 10, 5)<br><b>Size:</b> 2x1x1<br><b>Value:</b> 28<br><b>Weight:</b> 3<br><b>Is_Fragile:</b> True<br><b>ETA:</b> 4"], "name": "Package S3", "opacity": 1, "showlegend": false, "type": "mesh3d", "x": [0, 2, 2, 0, 0, 2, 2, 0], "y": [10, 10, 11, 11, 10, 10, 11, 11], "z": [5, 5, 5, 5, 6, 6, 6, 6]}, {"alphahull": 0, "color": "#636EFA", "flatshading": true, "hovertemplate": "%{hovertext}<extra></extra>", "hovertext": ["<b>ID:</b> S5<br><b>Position:</b> (0, 7, 0)<br><b>Size:</b> 2x2x1<br><b>Value:</b> 35<br><b>Weight:</b> 4<br><b>Is_Fragile:</b> False<br><b>ETA:</b> 5", "<b>ID:</b> S5<br><b>Position:</b> (0, 7, 0)<br><b>Size:</b> 2x2x1<br><b>Value:</b> 35<br><b>Weight:</b> 4<br><b>Is_Fragile:</b> False<br><b>ETA:</b> 5", "<b>ID:</b> S5<br><b>Position:</b> (0, 7, 0)<br><b>Size:</b> 2x2x1<br><b>Value:</b> 35<br><b>Weight:</b> 4<br><b>Is_Fragile:</b> False<br><b>ETA:</b> 5", "<b>ID:</b> S5<br><b>Position:</b> (0, 7, 0)<br><b>Size:</b> 2x2x1<br><b>Value:</b> 35<br><b>Weight:</b> 4<br><b>Is_Fragile:</b> False<br><b>ETA:</b> 5", "<b>ID:</b> S5<br><b>Position:</b> (0, 7, 0)<br><b>Size:</b> 2x2x1<br><b>Value:</b> 35<br><b>Weight:</b> 4<br><b>Is_Fragile:</b> False<br><b>ETA:</b> 5", "<b>ID:</b> S5<br><b>Position:</b> (0, 7, 0)<br><b>Size:</b> 2x2x1<br><b>Value:</b> 35<br><b>Weight:</b> 4<br><b>Is_Fragile:</b> False<br><b>ETA:</b> 5", "<b>ID:</b> S5<br><b>Position:</b> (0, 7, 0)<br><b>Size:</b> 2x2x1<br><b>Value:</b> 35<br><b>Weight:</b> 4<br><b>Is_Fragile:</b> False<br><b>ETA:</b> 5", "<b>ID:</b> S5<br><b>Position:</b> (0, 7, 0)<br><b>Size:</b> 2x2x1<br><b>Value:</b> 35<br><b>Weight:</b> 4<br><b>Is_Fragile:</b> False<br><b>ETA:</b> 5"], "name": "Package S5", "opacity": 1, "showlegend": false, "type": "mesh3d", "x": [0, 2, 2, 0, 0, 2, 2, 0], "y": [7, 7, 9, 9, 7, 7, 9, 9], "z": [0, 0, 0, 0, 1, 1, 1, 1]}, {"alphahull": 0, "color": "#636EFA", "flatshading": true, "hovertemplate": "%{hovertext}<extra></extra>", "hovertext": ["<b>ID:</b> T1<br><b>Position:</b> (1.0, 1, 0)<br><b>Size:</b> 6x8x3<br><b>Value:</b> 35<br><b>Weight:</b> 42<br><b>Is_Fragile:</b> False<br><b>ETA:</b> 7", "<b>ID:</b> T1<br><b>Position:</b> (1.0, 1, 0)<br><b>Size:</b> 6x8x3<br><b>Value:</b> 35<br><b>Weight:</b> 42<br><b>Is_Fragile:</b> False<br><b>ETA:</b> 7", "<b>ID:</b> T1<br><b>Position:</b> (1.0, 1, 0)<br><b>Size:</b> 6x8x3<br><b>Value:</b> 35<br><b>Weight:</b> 42<br><b>Is_Fragile:</b> False<br><b>ETA:</b> 7", "<b>ID:</b> T1<br><b>Position:</b> (1.0, 1, 0)<br><b>Size:</b> 6x8x3<br><b>Value:</b> 35<br><b>Weight:</b> 42<br><b>Is_Fragile:</b> False<br><b>ETA:</b> 7", "<b>ID:</b> T1<br><b>Position:</b> (1.0, 1, 0)<br><b>Size:</b> 6x8x3<br><b>Value:</b> 35<br><b>Weight:</b> 42<br><b>Is_Fragile:</b> False<br><b>ETA:</b> 7", "<b>ID:</b> T1<br><b>Position:</b> (1.0, 1, 0)<br><b>Size:</b> 6x8x3<br><b>Value:</b> 35<br><b>Weight:</b> 42<br><b>Is_Fragile:</b> False<br><b>ETA:</b> 7", "<b>ID:</b> T1<br><b>Position:</b> (1.0, 1, 0)<br><b>Size:</b> 6x8x3<br><b>Value:</b> 35<br><b>Weight:</b> 42<br><b>Is_Fragile:</b> False<br><b>ETA:</b> 7", "<b>ID:</b> T1<br><b>Position:</b> (1.0, 1, 0)<br><b>Size:</b> 6x8x3<br><b>Value:</b> 35<br><b>Weight:</b> 42<br><b>Is_Fragile:</b> False<br><b>ETA:</b> 7"], "name": "Package T1", "opacity": 1, "showlegend": false, "type": "mesh3d", "x": [13, 19, 19, 13, 13, 19, 19, 13], "y": [2, 2, 10, 10, 2, 2, 10, 10], "z": [0, 0, 0, 0, 3, 3, 3, 3]}, {"alphahull": 0, "color": "#FFA15A", "flatshading": true, "hovertemplate": "%{hovertext}<extra></extra>", "hovertext": ["<b>ID:</b> T2<br><b>Position:</b> (1.0, 10, 0)<br><b>Size:</b> 5x7x4<br><b>Value:</b> 30<br><b>Weight:</b> 38<br><b>Is_Fragile:</b> False<br><b>ETA:</b> 6", "<b>ID:</b> T2<br><b>Position:</b> (1.0, 10, 0)<br><b>Size:</b> 5x7x4<br><b>Value:</b> 30<br><b>Weight:</b> 38<br><b>Is_Fragile:</b> False<br><b>ETA:</b> 6", "<b>ID:</b> T2<br><b>Position:</b> (1.0, 10, 0)<br><b>Size:</b> 5x7x4<br><b>Value:</b> 30<br><b>Weight:</b> 38<br><b>Is_Fragile:</b> False<br><b>ETA:</b> 6", "<b>ID:</b> T2<br><b>Position:</b> (1.0, 10, 0)<br><b>Size:</b> 5x7x4<br><b>Value:</b> 30<br><b>Weight:</b> 38<br><b>Is_Fragile:</b> False<br><b>ETA:</b> 6", "<b>ID:</b> T2<br><b>Position:</b> (1.0, 10, 0)<br><b>Size:</b> 5x7x4<br><b>Value:</b> 30<br><b>Weight:</b> 38<br><b>Is_Fragile:</b> False<br><b>ETA:</b> 6", "<b>ID:</b> T2<br><b>Position:</b> (1.0, 10, 0)<br><b>Size:</b> 5x7x4<br><b>Value:</b> 30<br><b>Weight:</b> 38<br><b>Is_Fragile:</b> False<br><b>ETA:</b> 6", "<b>ID:</b> T2<br><b>Position:</b> (1.0, 10, 0)<br><b>Size:</b> 5x7x4<br><b>Value:</b> 30<br><b>Weight:</b> 38<br><b>Is_Fragile:</b> False<br><b>ETA:</b> 6", "<b>ID:</b> T2<br><b>Position:</b> (1.0, 10, 0)<br><b>Size:</b> 5x7x4<br><b>Value:</b> 30<br><b>Weight:</b> 38<br><b>Is_Fragile:</b> False<br><b>ETA:</b> 6"], "name": "Package T2", "opacity": 1, "showlegend": false, "type": "mesh3d", "x": [13, 18, 18, 13, 13, 18, 18, 13], "y": [11, 11, 18, 18, 11, 11, 18, 18], "z": [0, 0, 0, 0, 4, 4, 4, 4]}, {"alphahull": 0, "color": "#19D3F3", "flatshading": true, "hovertemplate": "%{hovertext}<extra></extra>", "hovertext": ["<b>ID:</b> S1<br><b>Position:</b> (1.0, 18, 0)<br><b>Size:</b> 1x1x1<br><b>Value:</b> 25<br><b>Weight:</b> 2<br><b>Is_Fragile:</b> False<br><b>ETA:</b> 1", "<b>ID:</b> S1<br><b>Position:</b> (1.0, 18, 0)<br><b>Size:</b> 1x1x1<br><b>Value:</b> 25<br><b>Weight:</b> 2<br><b>Is_Fragile:</b> False<br><b>ETA:</b> 1", "<b>ID:</b> S1<br><b>Position:</b> (1.0, 18, 0)<br><b>Size:</b> 1x1x1<br><b>Value:</b> 25<br><b>Weight:</b> 2<br><b>Is_Fragile:</b> False<br><b>ETA:</b> 1", "<b>ID:</b> S1<br><b>Position:</b> (1.0, 18, 0)<br><b>Size:</b> 1x1x1<br><b>Value:</b> 25<br><b>Weight:</b> 2<br><b>Is_Fragile:</b> False<br><b>ETA:</b> 1", "<b>ID:</b> S1<br><b>Position:</b> (1.0, 18, 0)<br><b>Size:</b> 1x1x1<br><b>Value:</b> 25<br><b>Weight:</b> 2<br><b>Is_Fragile:</b> False<br><b>ETA:</b> 1", "<b>ID:</b> S1<br><b>Position:</b> (1.0, 18, 0)<br><b>Size:</b> 1x1x1<br><b>Value:</b> 25<br><b>Weight:</b> 2<br><b>Is_Fragile:</b> False<br><b>ETA:</b> 1", "<b>ID:</b> S1<br><b>Position:</b> (1.0, 18, 0)<br><b>Size:</b> 1x1x1<br><b>Value:</b> 25<br><b>Weight:</b> 2<br><b>Is_Fragile:</b> False<br><b>ETA:</b> 1", "<b>ID:</b> S1<br><b>Position:</b> (1.0, 18, 0)<br><b>Size:</b> 1x1x1<br><b>Value:</b> 25<br><b>Weight:</b> 2<br><b>Is_Fragile:</b> False<br><b>ETA:</b> 1"], "name": "Package S1", "opacity": 1, "showlegend": false, "type": "mesh3d", "x": [13, 14, 14, 13, 13, 14, 14, 13], "y": [19, 19, 20, 20, 19, 19, 20, 20], "z": [0, 0, 0, 0, 1, 1, 1, 1]}, {"alphahull": 0, "color": "#19D3F3", "flatshading": true, "hovertemplate": "%{hovertext}<extra></extra>", "hovertext": ["<b>ID:</b> S4<br><b>Position:</b> (1.0, 20, 0)<br><b>Size:</b> 1x1x2<br><b>Value:</b> 20<br><b>Weight:</b> 2<br><b>Is_Fragile:</b> False<br><b>ETA:</b> 3", "<b>ID:</b> S4<br><b>Position:</b> (1.0, 20, 0)<br><b>Size:</b> 1x1x2<br><b>Value:</b> 20<br><b>Weight:</b> 2<br><b>Is_Fragile:</b> False<br><b>ETA:</b> 3", "<b>ID:</b> S4<br><b>Position:</b> (1.0, 20, 0)<br><b>Size:</b> 1x1x2<br><b>Value:</b> 20<br><b>Weight:</b> 2<br><b>Is_Fragile:</b> False<br><b>ETA:</b> 3", "<b>ID:</b> S4<br><b>Position:</b> (1.0, 20, 0)<br><b>Size:</b> 1x1x2<br><b>Value:</b> 20<br><b>Weight:</b> 2<br><b>Is_Fragile:</b> False<br><b>ETA:</b> 3", "<b>ID:</b> S4<br><b>Position:</b> (1.0, 20, 0)<br><b>Size:</b> 1x1x2<br><b>Value:</b> 20<br><b>Weight:</b> 2<br><b>Is_Fragile:</b> False<br><b>ETA:</b> 3", "<b>ID:</b> S4<br><b>Position:</b> (1.0, 20, 0)<br><b>Size:</b> 1x1x2<br><b>Value:</b> 20<br><b>Weight:</b> 2<br><b>Is_Fragile:</b> False<br><b>ETA:</b> 3", "<b>ID:</b> S4<br><b>Position:</b> (1.0, 20, 0)<br><b>Size:</b> 1x1x2<br><b>Value:</b> 20<br><b>Weight:</b> 2<br><b>Is_Fragile:</b> False<br><b>ETA:</b> 3", "<b>ID:</b> S4<br><b>Position:</b> (1.0, 20, 0)<br><b>Size:</b> 1x1x2<br><b>Value:</b> 20<br><b>Weight:</b> 2<br><b>Is_Fragile:</b> False<br><b>ETA:</b> 3"], "name": "Package S4", "opacity": 1, "showlegend": false, "type": "mesh3d", "x": [13, 14, 14, 13, 13, 14, 14, 13], "y": [21, 21, 22, 22, 21, 21, 22, 22], "z": [0, 0, 0, 0, 2, 2, 2, 2]}, {"line": {"color": "black", "dash": "dashdot", "width": 3}, "mode": "lines", "name": "Unassigned Area", "showlegend": false, "type": "scatter3d", "x": [12, 20, 20, 12, 12], "y": [1, 1, 23, 23, 1], "z": [0, 0, 0, 0, 0]}], "layout": {"margin": {"b": 0, "l": 0, "pad": 0, "r": 0, "t": 0}, "scene": {"aspectmode": "data", "xaxis": {"showbackground": false, "showgrid": false, "showticklabels": false, "ticks": "", "title": {"text": ""}, "zeroline": false}, "yaxis": {"showbackground": false, "showgrid": false, "showticklabels": false, "ticks": "", "title": {"text": ""}, "zeroline": false}, "zaxis": {"showbackground": false, "showgrid": false, "showticklabels": false, "ticks": "", "title": {"text": ""}, "zeroline": false}}}}
